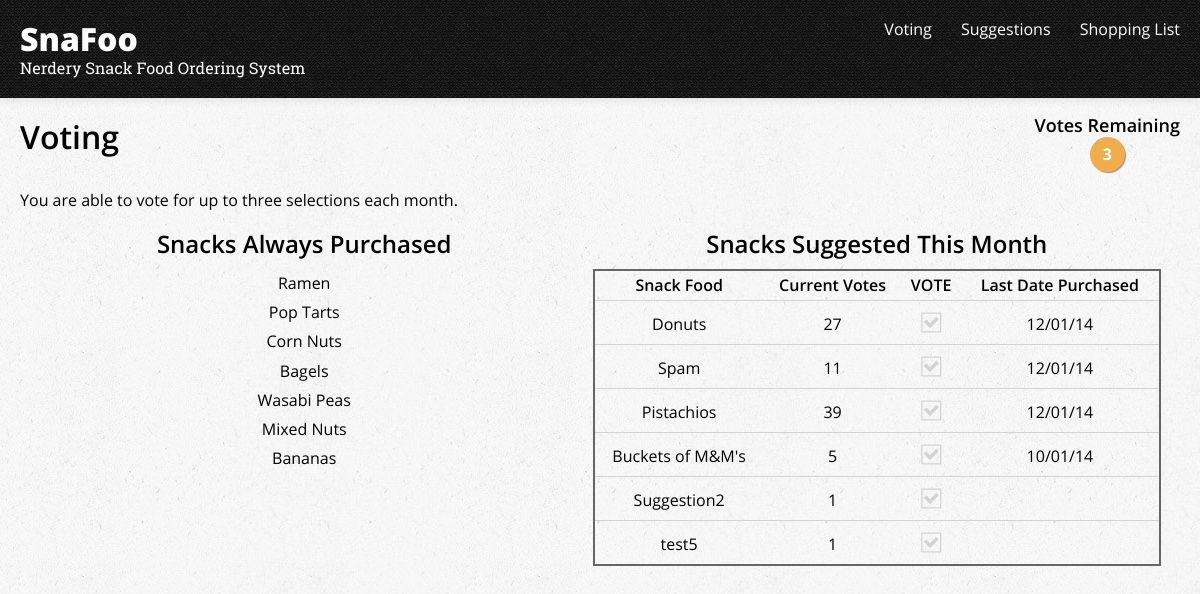
The page / on the database its author committed.
### tables this page shows
CREATE TABLE `sna_foo` (
  `id` int(11) NOT NULL AUTO_INCREMENT,
  `name` varchar(256) NOT NULL,
  `optional` enum('true','false') NOT NULL DEFAULT 'true',
  `purchaseLocations` varchar(256) NOT NULL,
  `purchaseCount` int(11) NOT NULL DEFAULT '0',
  `lastPurchaseDate` date DEFAULT NULL,
  PRIMARY KEY (`id`)
);

CREATE TABLE `sna_vote` (
  `id` int(11) NOT NULL AUTO_INCREMENT,
  `vote_month` date NOT NULL,
  `vote_sna_id` int(11) NOT NULL,
  `vote_count` int(11) NOT NULL DEFAULT '0',
  PRIMARY KEY (`id`),
  UNIQUE KEY `unique_month_id` (`vote_month`,`vote_sna_id`),
  KEY `foreign_sna_id` (`vote_sna_id`),
  CONSTRAINT `foreign_sna_id` FOREIGN KEY (`vote_sna_id`) REFERENCES `sna_foo` (`id`) ON DELETE CASCADE ON UPDATE CASCADE
);

### application/controllers/Home.php (called while the page is built, shortened)
<?php
class Home extends CI_Controller {
    public function index($page = 'home')
    {
        $data['title'] = ucfirst($page);
        $this->load->database();
        $d = new DateTime();
        $vote_month = $d->format( 'Y-m-t' );
        if(empty($votes))  { $votes=array();}
        $data['total_votes'] = count($votes);
        $data['votes'] = $votes;
        $query = $this->db->query("SELECT * FROM sna_foo WHERE optional = 'false'");
        $data['always_sna'] = $query->result();
        $query = $this->db->query("SELECT sv.*, sf.name, sf.lastPurchaseDate FROM sna_vote sv, sna_foo sf
                                    WHERE vote_sna_id=sf.id
                                    AND vote_month = '{$vote_month}'");
        $data['vote_sna'] = $query->result();
        $data['result_count'] = count($data['vote_sna']);
        $this->load->helper('url');
        $this->load->view('templates/header', $data);
        $this->load->view('pages/'.$page, $data);
        $this->load->view('templates/footer');
    }
}

### index.php (called while the page is built, shortened)
<?php
require_once BASEPATH.'core/CodeIgniter.php';

### application/views/pages/home.php (the view, shortened to what this page needs)
<?php
if (empty($total_votes)) {
    $total_votes = 0;
}
$remain_votes = 3-$total_votes;
?>
    <div class="wrapper">
        <div class="content" role="main">
            <div class="shelf shelf_5">
                <h1 class="hdg hdg_1">Voting</h1>
            </div>
            <div class="shelf shelf_2">
                <p>You are able to vote for up to three selections each month.</p>
            </div>
            <div class="shelf shelf_2">
                <div class="voteBox">
                    <div class="voteBox-hd">
                        <h2 class="hdg hdg_3">Votes Remaining</h2>
                    </div>
                    <div class="voteBox-body">
                        <p class="counter counter_yellow"><?=$remain_votes?></p>
                    </div>
                </div>
            </div>
            <div class="split">
                <div class="shelf shelf_2">
                    <div class="shelf">
                        <h2 class="hdg hdg_2 mix-hdg_centered ">Snacks Always Purchased</h2>
                    </div>
                    <ul class="list list_centered">
                    <?php
                    if (!empty($always_sna)){
                        foreach ($always_sna as $sna)
                        {
                        ?>
                           <li><?=$sna->name?></li>
                        <?php
                        }
                    }
                    ?>
                    </ul>
                </div>
            </div>
            <div class="split">
                <div class="shelf shelf_2">
                    <div class="shelf">
                        <h2 class="hdg hdg_2 mix-hdg_centered ">Snacks suggested this month</h2>
                    </div>
                    <div class="shelf shelf_5">
                        <table class="table">
                            <thead>
                                <tr>
                                    <th scope="col">Snack Food</th>
                                    <th scope="col">Current Votes</th>
                                    <th scope="col">VOTE</th>
                                    <th scope="col">Last Date Purchased</th>
                                </tr>
                            </thead>
                            <tbody>
                            <?php
                            foreach ($vote_sna as $sna_v)
                            {
                                if (!empty($sna_v->lastPurchaseDate)) {
                                    $purchsed_d = new DateTime($sna_v->lastPurchaseDate);
                                    $formatted_purchsed_d = $purchsed_d->format( 'm/d/y' );
                                } else {
                                    $formatted_purchsed_d = "";
                                }
                                if (in_array($sna_v->vote_sna_id, $votes) || $remain_votes == 0) {
                                    $button_status = "disabled";
                                    $button_css = "icon-disabled";
                                } else {
                                    $button_status = "";
                                    $button_css = "icon-check_noVote";
                                }
                            ?>
                                <tr>
                                    <td><?=$sna_v->name?></td>
                                    <td><?=$sna_v->vote_count?></td>
                                    <td>
                                    <form method="post" action="">
                                        <button class="btn btn_clear" type="submit" <?=$button_status?>><i class="icon-check <?=$button_css?> "></i>
                                        </button>
                                    </form>
                                    </td>
                                    <td><?=$formatted_purchsed_d?></td>
                                </tr>
                            <?php
                            }
                            ?>
                            </tbody>
                        </table>
                    </div>
                </div>
            </div>
        </div>
    </div>

### application/views/templates/header.php (shortened to what this page needs)
<!doctype html>
<html class="no-js" lang="en-us">
<head>
    <link rel="stylesheet" media="screen, projection" href="<?=base_url()?>assets/styles/modern.css" />
</head>
<body>
    <div class="masthead" role="banner">
        <div class="masthead-hd">
            <h1 class="hdg hdg_1 mix-hdg_extraBold"><a href="index.html">SnaFoo</a>
            </h1>
            <p class="masthead-hd-sub">Nerdery Snack Food Ordering System</p>
        </div>
        <div class="masthead-nav" role="navigation">
            <ul>
                <li><a href="<?=base_url()?>">Voting</a>
                </li>
                <li><a href="<?=base_url()?>index.php/suggestions">Suggestions</a>
                </li>
                <li><a href="<?=base_url()?>index.php/shoppinglist">Shopping List</a>
                </li>
            </ul>
        </div>
    </div>

### assets/styles/modern.css (style rules this page uses)
html, body, div, span, applet, object, iframe, h1, h2, h3, h4, h5, h6, p, blockquote, pre, a, abbr, acronym, address, big, cite, code, del, dfn, em, img, ins, kbd, q, s, samp, small, strike, strong, sub, sup, tt, var, b, u, i, center, dl, dt, dd, ol, ul, li, fieldset, form, label, legend, table, caption, tbody, tfoot, thead, tr, th, td, article, aside, canvas, details, embed, figure, figcaption, footer, header, hgroup, menu, nav, output, ruby, section, summary, time, mark, audio, video { margin: 0; padding: 0; border: 0; font-size: 100%; font-weight: inherit; font-style: inherit; font-family: inherit; vertical-align: baseline; }
body { line-height: 1; }
ol, ul { list-style: none; }
table { border-collapse: collapse; border-spacing: 0; }
html { overflow-y: scroll; }
html { -webkit-text-size-adjust: 100%; -ms-text-size-adjust: 100%; }
body { background: url(../media/images/bg-tile-light.jpg); font: 16px/1.2 SansRegular, Arial, "Helvetica Neue", Helvetica, sans-serif; }
a { text-decoration: none; }
.btn { padding: 5px 10px; border: none; border-radius: 1px; background: #a0a0a0; color: #ffffff; font-family: SansRegular, Arial, "Helvetica Neue", Helvetica, sans-serif; }
.btn_clear, .btn_clear:hover, .btn_clear:active { background: transparent; }
.counter { display: inline-block; padding: 8px 13px; border-radius: 50%; box-shadow: 1px 1px 1px rgba(0, 0, 0, 0.4); color: #ffffff; font-family: SansBold; }
.counter_yellow { background: #f0ad4e; }
.hdg { font-family: SansSemibold, Arial, "Helvetica Neue", Helvetica, sans-serif; text-transform: capitalize; }
.hdg_1 { font-size: 32px; }
.hdg_2 { font-size: 24px; }
.hdg_3 { font-size: 18px; }
.mix-hdg_centered { text-align: center; }
.mix-hdg_extraBold { font-family: SansExtraBold, Arial, "Helvetica Neue", Helvetica, sans-serif; }
[class^="icon-"]:before, [class*=" icon-"]:before, [class^="icon-"]:after, [class*=" icon-"]:after { font-family: icon; font-size: 20px; font-style: normal; }
.icon-check:before { content: "\e000"; }
.icon-check_noVote { color: #d3d3d3; }
.list_centered { text-align: center; }
.list > * { padding: 5px 0; }
.masthead { width: 100%; padding: 20px; margin-bottom: 20px; background: url(../media/images/bg-tile-dark.png); color: #ffffff; box-shadow: 0px 0px 10px 0px rgba(31, 31, 31, 0.15); -webkit-box-sizing: border-box; -moz-box-sizing: border-box; box-sizing: border-box; }
.masthead:before, .masthead:after { content: " "; display: table; }
.masthead:after { clear: both; }
.masthead-hd { float: left; }
.masthead-hd a { color: #ffffff; }
.masthead-hd-sub { font-family: Roboto, "Lucida Bright", Georgia, serif; }
.masthead-nav { float: right; }
.masthead-nav a { color: #ffffff; }
.masthead-nav > * > * { display: inline-block; }
.masthead-nav > * > * + * { padding-left: 25px; }
.shelf { margin-bottom: 10px; }
.shelf_2 { margin-bottom: 20px; }
.shelf_5 { margin-bottom: 35px; }
.split { width: 49%; display: inline-block; vertical-align: top; }
.table { width: 100%; border: 2px solid #666666; }
.table thead, .table tr { border-bottom: 1px solid #d3d3d3; }
.table th, .table td { padding: 5px; text-align: center; }
.table th { font-family: SansSemiBold; }
.voteBox { display: block; position: absolute; top: 115px; right: 20px; text-align: center; }
.wrapper { padding: 0 20px; }

### rows shown on the page
sna_foo: name "Ramen"
sna_foo: name "Pop Tarts"
sna_foo: name "Corn Nuts"
sna_foo: name "Bagels"
sna_foo: name "Wasabi Peas"
sna_foo: name "Mixed Nuts"
sna_foo: name "Bananas"
sna_vote: vote_sna.name "Donuts", vote_count "27", vote_sna.lastPurchaseDate "12/01/14"
sna_vote: vote_sna.name "Spam", vote_count "11", vote_sna.lastPurchaseDate "12/01/14"
sna_vote: vote_sna.name "Pistachios", vote_count "39", vote_sna.lastPurchaseDate "12/01/14"
sna_vote: vote_sna.name "Buckets of M&M's", vote_count "5", vote_sna.lastPurchaseDate "10/01/14"
sna_vote: vote_sna.name "Suggestion2", vote_count "1"
sna_vote: vote_sna.name "test5", vote_count "1"

### other values the page prints
$remain_votes "3"
